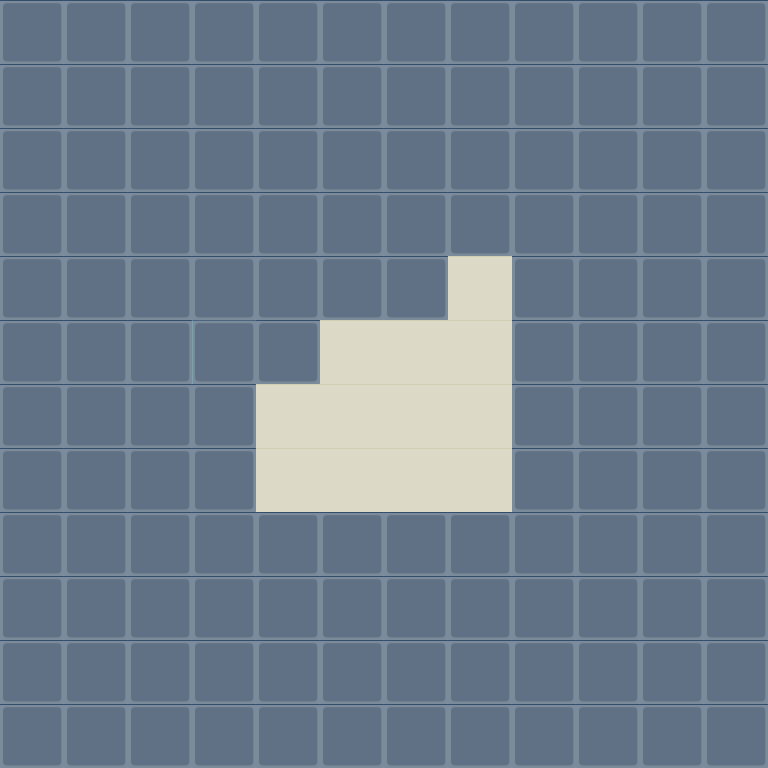

Below is a game level as drawn by its tile map, then a one-line description and the .tmx that defines it (tile-layer data replaced by summaries):
An orthogonal 12x12 tile map with 64x64 px tiles, 2 tile layers (Tile Layer 1, Meta), 3 tilesets and 6 objects (2x BlueSpawn, 2x RedSpawn, 2x YellowSpawn).

<map version="1.0" orientation="orthogonal" renderorder="right-down" width="12" height="12" tilewidth="64" tileheight="64" backgroundcolor="#ebe8e6">
 <properties>
  <property name="Stop" value="True" />
 </properties>
 <tileset firstgid="1" name="Tiles_V1" tilewidth="64" tileheight="64">
  <image source="../tiles_v1.png" width="128" height="320" />
 </tileset>
 <tileset firstgid="11" name="metaTiles_v1" tilewidth="64" tileheight="64">
  <image source="../metaTiles_v1.png" width="320" height="64" />
  <tile id="1">
   <properties>
    <property name="Free" value="True" />
    <property name="Stop" value="False" />
   </properties>
  </tile>
  <tile id="4">
   <properties>
    <property name="Stop" value="True" />
   </properties>
  </tile>
 </tileset>
 <tileset firstgid="16" name="Tiles_V2" tilewidth="64" tileheight="64">
  <image source="../tiles_v2.png" width="321" height="192" />
 </tileset>
 <objectgroup color="#ebe8e6" name="Objects">
  <object name="BlueSpawn" x="384" y="384" width="64" height="64" />
  <object name="BlueSpawn" x="320" y="448" width="64" height="64" />
  <object name="RedSpawn" x="448" y="384" width="64" height="64" />
  <object name="RedSpawn" x="384" y="448" width="64" height="64" />
  <object name="YellowSpawn" x="384" y="320" width="64" height="64" />
  <object name="YellowSpawn" x="448" y="448" width="64" height="64" />
 </objectgroup>
 <layer name="Tile Layer 1" width="12" height="12">
  <data>[144 cells, 132 non-empty, 1 distinct tile ids]</data>
 </layer>
 <layer name="Meta" width="12" height="12">
  <properties>
   <property name="Stop" value="True" />
  </properties>
  <data>[144 cells, 144 non-empty, 3 distinct tile ids]</data>
 </layer>
</map>
